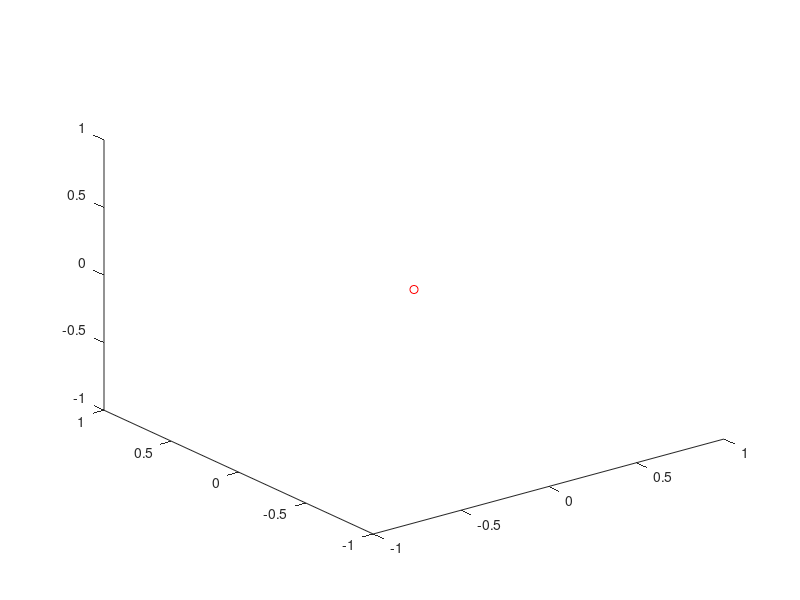

Write the MATLAB code that produced this figure. (Note: this script raises an error after producing the figure.)
%%MOCOM LAB1
%This is the Main to Run. If the connection of the additional links is not
%good, there is the other main function. Some changes are needed too but
%only numerical
clc
clear
close all

addpath('include')

biTri(1,1,1) = 1; biTri(1,2,1) = 0; biTri(1,3,1) = 0; biTri(1,4,1) = 0;
biTri(2,1,1) = 0; biTri(2,2,1) = 1; biTri(2,3,1) = 0; biTri(2,4,1) = 0;
biTri(3,1,1) = 0; biTri(3,2,1) = 0; biTri(3,3,1) = 1; biTri(3,4,1) = 0.175;
biTri(4,1,1) = 0; biTri(4,2,1) = 0; biTri(4,3,1) = 0; biTri(4,4,1) = 1;

biTri(1,1,2) = -1; biTri(1,2,2) = 0;  biTri(1,3,2) = 0; biTri(1,4,2) = 0;
biTri(2,1,2) = 0;  biTri(2,2,2) = 0;  biTri(2,3,2) = 1; biTri(2,4,2) = 0;
biTri(3,1,2) = 0;  biTri(3,2,2) = 1;  biTri(3,3,2) = 0; biTri(3,4,2) = 0.108;
biTri(4,1,2) = 0;  biTri(4,2,2) = 0;  biTri(4,3,2) = 0; biTri(4,4,2) = 1;

biTri(1,1,3) = 0;  biTri(1,2,3) = 0; biTri(1,3,3) = 1;  biTri(1,4,3) = 0.105;
biTri(2,1,3) = -1; biTri(2,2,3) = 0; biTri(2,3,3) = 0;  biTri(2,4,3) = 0;
biTri(3,1,3) = 0;  biTri(3,2,3) = -1; biTri(3,3,3) = 0; biTri(3,4,3) = 0;
biTri(4,1,3) = 0;  biTri(4,2,3) = 0; biTri(4,3,3) = 0;  biTri(4,4,3) = 1;

%Fixed joint only for connection
biTri(1,1,4) = 1;  biTri(1,2,4) = 0; biTri(1,3,4) = 0;  biTri(1,4,4) = 0;
biTri(2,1,4) = 0; biTri(2,2,4) = 1; biTri(2,3,4) = 0;  biTri(2,4,4) = 0;
biTri(3,1,4) = 0;  biTri(3,2,4) = 0; biTri(3,3,4) = 1; biTri(3,4,4) = 0.3265;
biTri(4,1,4) = 0;  biTri(4,2,4) = 0; biTri(4,3,4) = 0;  biTri(4,4,4) = 1;

biTri(1,1,5) = 0;  biTri(1,2,5) = 1;  biTri(1,3,5) = 0;  biTri(1,4,5) = -0.1455;
biTri(2,1,5) = 0;  biTri(2,2,5) = 0;  biTri(2,3,5) = -1; biTri(2,4,5) = 0;
biTri(3,1,5) = -1; biTri(3,2,5) = 0;  biTri(3,3,5) = 0;  biTri(3,4,5) = 0;
biTri(4,1,5) = 0;  biTri(4,2,5) = 0;  biTri(4,3,5) = 0;  biTri(4,4,5) = 1;

biTri(1,1,6) = 0; biTri(1,2,6) = 0;  biTri(1,3,6) = 1; biTri(1,4,6) = 0.095;
biTri(2,1,6) = 0; biTri(2,2,6) = -1; biTri(2,3,6) = 0; biTri(2,4,6) = 0;
biTri(3,1,6) = 1; biTri(3,2,6) = 0;  biTri(3,3,6) = 0; biTri(3,4,6) = 0;
biTri(4,1,6) = 0; biTri(4,2,6) = 0;  biTri(4,3,6) = 0; biTri(4,4,6) = 1;

biTri(1,1,7) = 0; biTri(1,2,7) = 0;  biTri(1,3,7) = 1; biTri(1,4,7) = 0;
biTri(2,1,7) = 0; biTri(2,2,7) = -1; biTri(2,3,7) = 0; biTri(2,4,7) = 0;
biTri(3,1,7) = 1; biTri(3,2,7) = 0;  biTri(3,3,7) = 0; biTri(3,4,7) = 0.325;
biTri(4,1,7) = 0; biTri(4,2,7) = 0;  biTri(4,3,7) = 0; biTri(4,4,7) = 1;

biTri(1,1,8) = 0; biTri(1,2,8) = 0;  biTri(1,3,8) = 1; biTri(1,4,8) = 0.132;
biTri(2,1,8) = 0; biTri(2,2,8) = -1; biTri(2,3,8) = 0; biTri(2,4,8) = 0;
biTri(3,1,8) = 1; biTri(3,2,8) = 0;  biTri(3,3,8) = 0; biTri(3,4,8) = 0;
biTri(4,1,8) = 0; biTri(4,2,8) = 0;  biTri(4,3,8) = 0; biTri(4,4,8) = 1;

%The last fixed part
biTri(1,1,9) = 1; biTri(1,2,9) = 0;  biTri(1,3,9) = 0; biTri(1,4,9) = 0;
biTri(2,1,9) = 0; biTri(2,2,9) = 1; biTri(2,3,9) = 0; biTri(2,4,9) = 0;
biTri(3,1,9) = 0; biTri(3,2,9) = 0;  biTri(3,3,9) = 1; biTri(3,4,9) = 0.021;
biTri(4,1,9) = 0; biTri(4,2,9) = 0;  biTri(4,3,9) = 0; biTri(4,4,9) = 1;




%-------------------MOVE----------------------%

numberoflinks = 9;
%4-th and 9-th joints are fixed, their aim is only for connection
linkType = [0,0,0,2,0,0,0,0,2];

% the vector of angles that I want to give to each joint
%I gave a negative angle to the 5-th (4-th in the model) because I didn't
%want it to go down making a bad and unfeasible motion
conf_i = [0,0,0,0,0,0,0,0,0,0];
conf_f = [1.5,1.5,1.5,0,-1.5,1.5,1.5,1.5,0];


nSteps = 150;
qSteps = [linspace(conf_i(1),conf_f(1),nSteps).', linspace(conf_i(2),conf_f(2),nSteps).',linspace(conf_i(3),conf_f(3),nSteps).',linspace(conf_i(4),conf_f(4),nSteps).',linspace(conf_i(5),conf_f(5),nSteps).',linspace(conf_i(6),conf_f(6),nSteps).',linspace(conf_i(7),conf_f(7),nSteps).',linspace(conf_i(8),conf_f(8),nSteps).',linspace(conf_i(9),conf_f(9),nSteps).']; 
qSteps 
    

cindex = 1;
csize = nSteps;
cmap = colormap(summer(csize));
color = cmap(mod(cindex,csize)+1,:);
plot3(0,0,0,'o','Color','r')


% For each interval from initial configuration to the final configuration
% we will compute 
for i =1:nSteps
    basicV = zeros(3,numberoflinks);
    %qSteps has 150 rows (bacause of the steps) and 7 columns
    % At each step I will compute 7 measures that corrispond to the angles the
    % joints are moved.
    % Theese angles, or better intermediate configurations are determined by the GetDirectGeometry function
    q = qSteps(i,1:numberoflinks).';
    biTei = GetDirectGeometry(q,biTri,linkType);
    
    
    %computing all vectors connecting the base to the i-th link i
    for j = 1:numberoflinks
        basicV(:,j) = GetBasicVectorWrtBase(biTei,j)
    end
    
    % plot the base separatly because it is useless plotting it everytime.
    basicV = [[0;0;0],basicV]
    
    %starting from 2... link 1 is moved because of the position of the base
    %At each step I will plot x,y,z of each joint
   for j = 2:numberoflinks + 1   
        plot3(basicV(1,j),basicV(2,j),basicV(3,j),'o','Color','b')
    end
    
    color = cmap(mod(cindex,csize)+1, :);
    cindex = cindex +1;
    
    %Connecting all joints while moving by using color lines
    hold on
    line(basicV(1,:),basicV(2,:),basicV(3,:), 'LineWidth', 2,'Color',color)

    pause(0.1)

end
